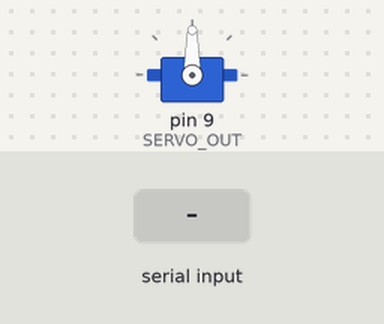
The sketch below on a simulated Arduino Uno, built with avr-gcc and run on an emulated ATmega328P. On the bench: servo. The inputs (shaded band) are chosen by the test bench. What the sketch prints to the serial monitor is not drawn.

Above: at 1.2 s.
1.3 s: "s90\n" received over Serial
At 2.0 s:
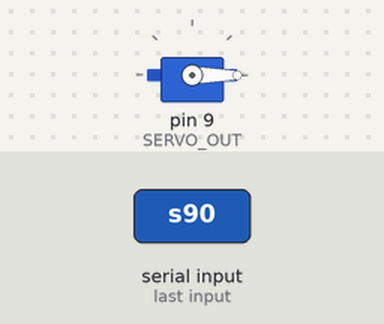
2.8 s: "s,45\n" received over Serial
At 3.1 s:
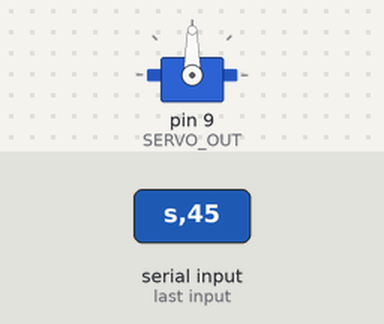
4.3 s: "s" received over Serial
At 5.5 s:
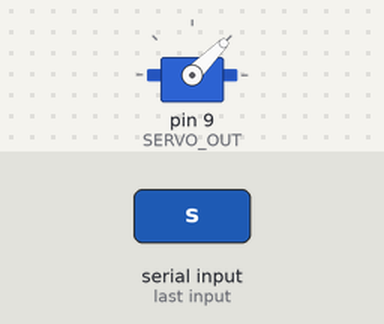
Timing chart, 0 to 7.3 s (numbered marks = the images above; inputs shaded):
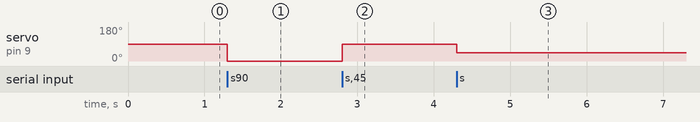

Measured:
- after the input at 1.3 s, servo on pin 9 (SERVO_OUT): 90° → 0° at once
- after the input at 2.8 s, servo on pin 9 (SERVO_OUT): 0° → 90° at once
- after the input at 4.3 s, servo on pin 9 (SERVO_OUT): 90° → 45° at once

The sketch:

servo.ino
```cpp
#include <Servo.h>

#define SERVO_OUT 9

Servo servo1;

void setup()
{
	pinMode(1, OUTPUT);
	servo1.attach(SERVO_OUT);

	Serial.begin(19200);
	Serial.println("Ready");
}

void loop()
{
	static int v = 0;

	if (Serial.available()) {
		char ch = Serial.read();

		switch(ch) {
			case '0'...'9':
				v = v * 10 + ch - '0';
				break;
			case 's':
				servo1.write(v);
				v = 0;
				break;
		}
	}
}
```
